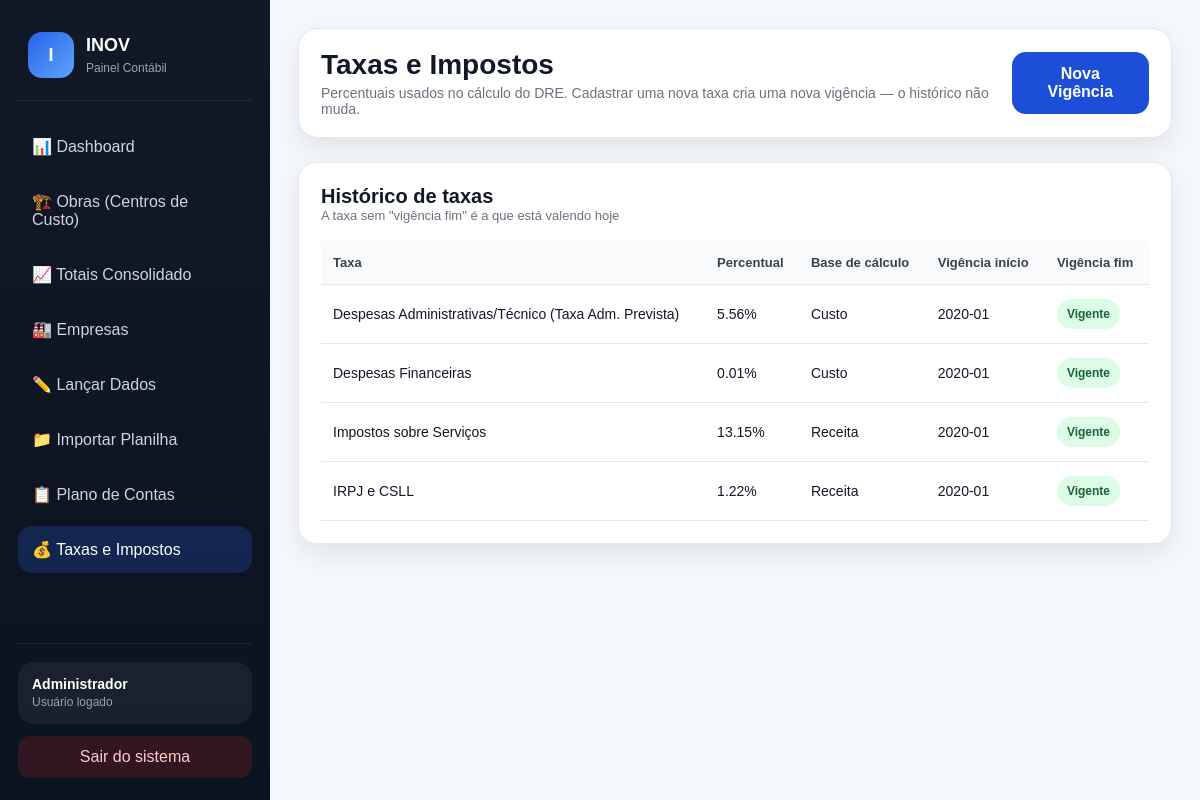
Page /taxas (signed in) on the committed database.
### tables this page shows
CREATE TABLE taxas (
            id INTEGER PRIMARY KEY AUTOINCREMENT,
            chave TEXT NOT NULL CHECK (chave IN (
                'impostos_servicos', 'irpj_csll', 'despesa_administrativa', 'despesa_financeira'
            )),
            descricao TEXT NOT NULL,
            percentual REAL NOT NULL,
            base_calculo TEXT NOT NULL CHECK (base_calculo IN ('receita', 'custo')),
            vigencia_inicio TEXT NOT NULL,
            vigencia_fim TEXT
        );

### app.py (the view, shortened to what this page needs)
@app.route("/taxas", methods=["GET", "POST"])
def taxas():
    redir = exigir_login()
    if redir:
        return redir
    conn = conectar()
    cur = conn.cursor()
    cur.execute("SELECT * FROM taxas ORDER BY chave, vigencia_inicio DESC")
    lista = cur.fetchall()
    conn.close()
    return render_template("taxas.html", taxas=lista)

### app.py (called while the page is built)
def usuario_logado():
    return "usuario_id" in session

def exigir_login():
    if not usuario_logado():
        return redirect(url_for("login"))
    return None

### db.py (called while the page is built)
def conectar():
    conn = sqlite3.connect(DATABASE)
    conn.row_factory = sqlite3.Row
    conn.execute("PRAGMA foreign_keys = ON")
    return conn

### templates/taxas.html (shortened to what this page needs)
<!DOCTYPE html>
<html lang="pt-BR">
<head>
    <link rel="stylesheet" href="{{ url_for('static', filename='css/style.css') }}">
</head>
<body>
{% set ativo = 'taxas' %}
<div class="app-layout">
    {% include '_sidebar.html' %}
    <main class="main">
        <div class="topbar">
            <div>
                <h1>Taxas e Impostos</h1>
                <p>Percentuais usados no cálculo do DRE. Cadastrar uma nova taxa cria uma nova vigência — o histórico não muda.</p>
            </div>
            <div class="topbar-actions">
                <button class="btn btn-primary" onclick="openModal('modalTaxa')">Nova Vigência</button>
            </div>
        </div>
        <div class="card table-card">
            <div class="card-header">
                <div>
                    <h2>Histórico de taxas</h2>
                    <p>A taxa sem "vigência fim" é a que está valendo hoje</p>
                </div>
            </div>
            <table class="table">
                <thead>
                    <tr>
                        <th>Taxa</th>
                        <th>Percentual</th>
                        <th>Base de cálculo</th>
                        <th>Vigência início</th>
                        <th>Vigência fim</th>
                    </tr>
                </thead>
                <tbody>
                    {% for t in taxas %}
                    <tr>
                        <td>{{ t["descricao"] }}</td>
                        <td>{{ "%.2f"|format(t["percentual"]) }}%</td>
                        <td>{{ 'Receita' if t['base_calculo'] == 'receita' else 'Custo' }}</td>
                        <td>{{ t["vigencia_inicio"] }}</td>
                        <td>
                            {% if t["vigencia_fim"] %}
                                {{ t["vigencia_fim"] }}
                            {% else %}
                                <span class="badge success">Vigente</span>
                            {% endif %}
                        </td>
                    </tr>
                    {% endfor %}
                </tbody>
            </table>
        </div>
    </main>
</div>
</body>
</html>

### static/css/style.css (style rules this page uses)
:root { --bg: #f4f7fb; --sidebar: #111827; --sidebar-light: #1f2937; --card: #ffffff; --text: #111827; --muted: #6b7280; --border: #e5e7eb; --primary: #1d4ed8; --primary-hover: #1e40af; --success: #16a34a; --danger: #dc2626; --warning: #f59e0b; --shadow: 0 10px 25px rgba(17, 24, 39, 0.08); --radius: 18px; }
* { margin: 0; padding: 0; box-sizing: border-box; }
html, body { height: 100%; font-family: Arial, Helvetica, sans-serif; background: var(--bg); color: var(--text); }
button, input, select, textarea { font: inherit; }
.btn { border: none; border-radius: 14px; padding: 13px 18px; cursor: pointer; transition: 0.2s; font-weight: bold; }
.btn-primary { background: var(--primary); color: white; }
.app-layout { display: flex; min-height: 100vh; }
.main { margin-left: 270px; width: calc(100% - 270px); padding: 28px; }
.topbar { background: white; border: 1px solid var(--border); border-radius: 20px; box-shadow: var(--shadow); padding: 20px 22px; margin-bottom: 24px; display: flex; justify-content: space-between; align-items: center; gap: 18px; }
.topbar h1 { font-size: 28px; margin-bottom: 4px; }
.topbar p { color: var(--muted); font-size: 14px; }
.topbar-actions { display: flex; gap: 12px; flex-wrap: wrap; }
.card { background: var(--card); border: 1px solid var(--border); border-radius: var(--radius); box-shadow: var(--shadow); padding: 22px; }
.card-header { display: flex; justify-content: space-between; align-items: center; gap: 12px; margin-bottom: 18px; }
.card-header h2 { font-size: 20px; }
.card-header p { color: var(--muted); font-size: 13px; }
.table-card { overflow-x: auto; }
.table { width: 100%; border-collapse: collapse; }
.table th, .table td { text-align: left; padding: 14px 12px; border-bottom: 1px solid var(--border); font-size: 14px; }
.table th { color: #374151; font-size: 13px; background: #f9fafb; }
.badge { display: inline-block; padding: 8px 10px; border-radius: 999px; font-size: 12px; font-weight: bold; }
.badge.success { background: #dcfce7; color: #166534; }

### rows in the picture
taxas: descricao "Despesas Administrativas/Técnico (Taxa Adm. Prevista)", percentual "5.56", base_calculo "Custo", vigencia_inicio "2020-01"
taxas: descricao "Despesas Financeiras", percentual "0.01", base_calculo "Custo", vigencia_inicio "2020-01"
taxas: descricao "Impostos sobre Serviços", percentual "13.15", base_calculo "Receita", vigencia_inicio "2020-01"
taxas: descricao "IRPJ e CSLL", percentual "1.22", base_calculo "Receita", vigencia_inicio "2020-01"

### other values in the picture
{{ session["usuario_nome"] }} "Administrador"
